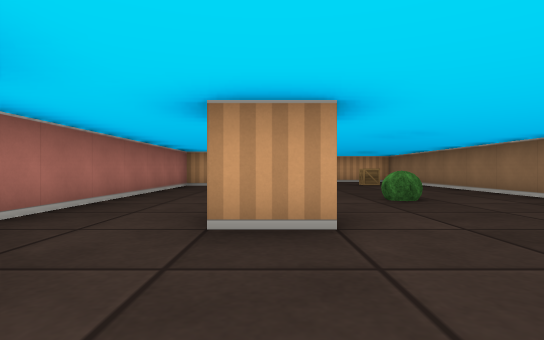
View 1 (above)

12 first-person views from a walk through a cub3D maze. The camera is about half as high as the walls, looks level and sees 80° across. The floor is counted in squares. Each view is taken from the middle of a square. On the plan, view 1 faces up. The plan holds only what a view shows up to about 9 squares ahead; the rest is blank.

View 2
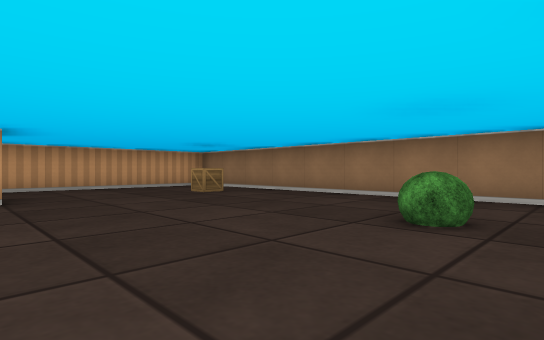

View 3
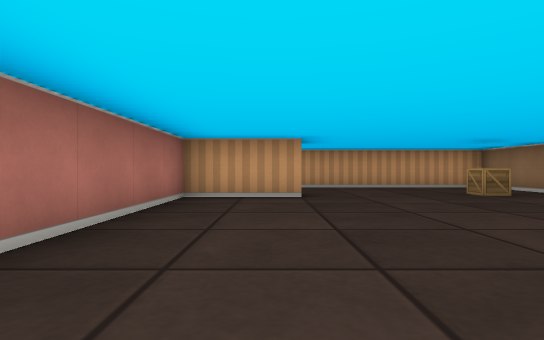

View 4
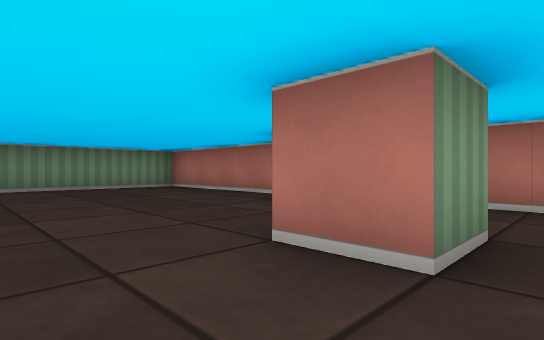

View 5
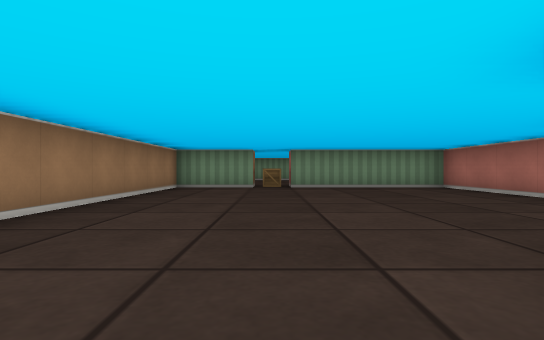

View 6
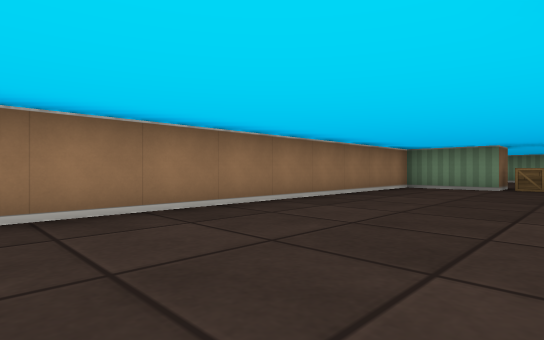

View 7
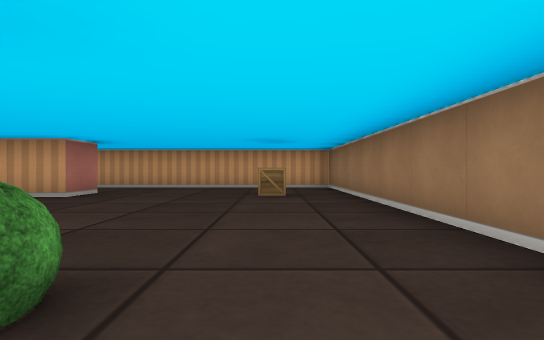

View 8
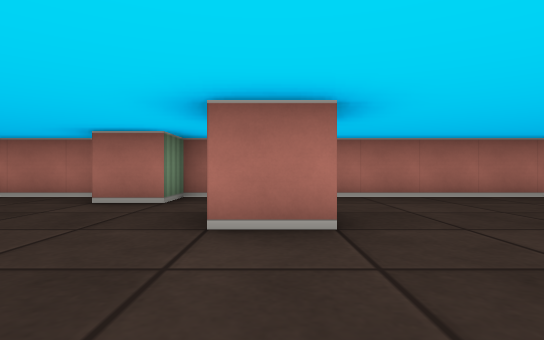

View 9
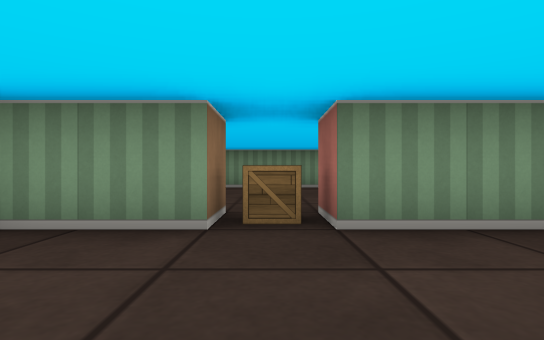

View 10
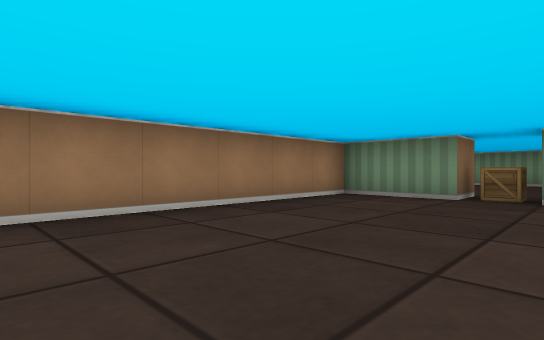

View 11
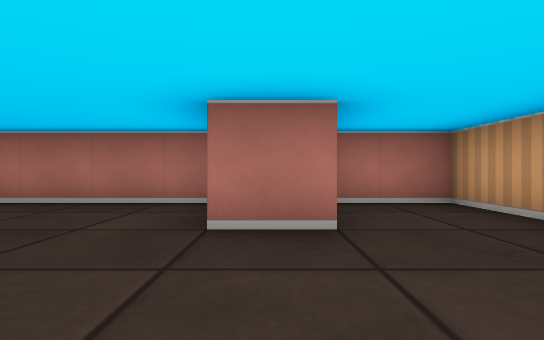

View 12
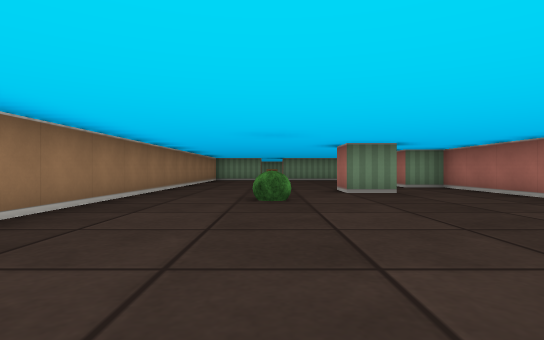

### Floor plan
Points are (right, up) in squares from view 1. A wall is a line through its corners. A room is listed if a view was taken in it or the views show most of it. See-through windows are left out.
Room 1 (views 1, 2, 3, 4, 5, 6, 7, 8, 9, 10, 11, 12)
walls: (-0.5, 3.5) (0.5, 3.5) (0.5, 2.5) (-0.5, 2.5); (-2.5, 0) (-2.5, -4.5) (1.5, -4.5); (-0.5, 10.5) (-0.5, 9.5) (-2.5, 9.5) (-2.5, 1.5) (-1.5, 1.5) (-1.5, 0.5); (2.5, -4.5) (4.5, -4.5) (4.5, 12.5) (-2.5, 12.5) (-2.5, 10.9)
objects: bush (2, 5); crate (3, 10)

Positions as (right, up) in squares from view 1, and headings:
1: (0, 0), facing up
2: (-1, 4), facing up-right
3: (-1, 4), facing up
4: (2, 4), facing down-left
5: (2, 4), facing down
6: (1, 4), facing down-right
7: (3, 4), facing up
8: (3, 3), facing left
9: (2, -2), facing down
10: (1, 1), facing down-right
11: (2, 10), facing left
12: (2, 10), facing down
